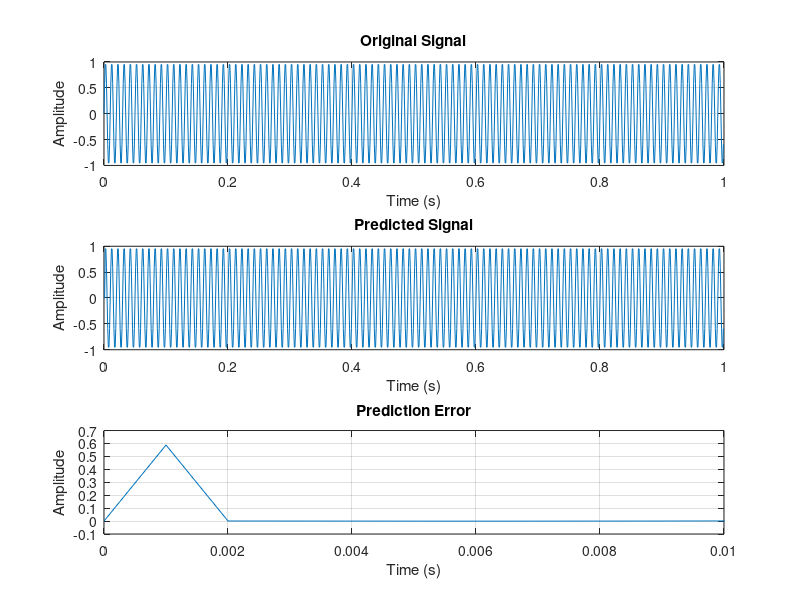

MATLAB code for this plot:
clc;
clear;
close all;

fs = 1000;
t = 0:1/fs:1-1/fs;
x = sin(2*pi*100*t);
P = 10;
[a, PE] = lpc(x, P);
x_predicted = filter([0 -a(2:end)], 1, x);
e = x - x_predicted;
MSE = mean(e.^2);
fprintf('Prediction order = %d\n', P);
fprintf('LPC prediction error variance = %.6f\n', PE);
fprintf('Mean square error = %.6f\n', MSE);

figure;

subplot(3, 1, 1);
plot(t, x);
title('Original Signal');
xlabel('Time (s)');
ylabel('Amplitude');
grid on;

subplot(3, 1, 2);
plot(t, x_predicted);
title('Predicted Signal');
xlabel('Time (s)');
ylabel('Amplitude');
grid on;

subplot(3, 1, 3);
plot(t, e);
title('Prediction Error');
xlabel('Time (s)');
ylabel('Amplitude');
grid on;
xlim([0 0.01]);
